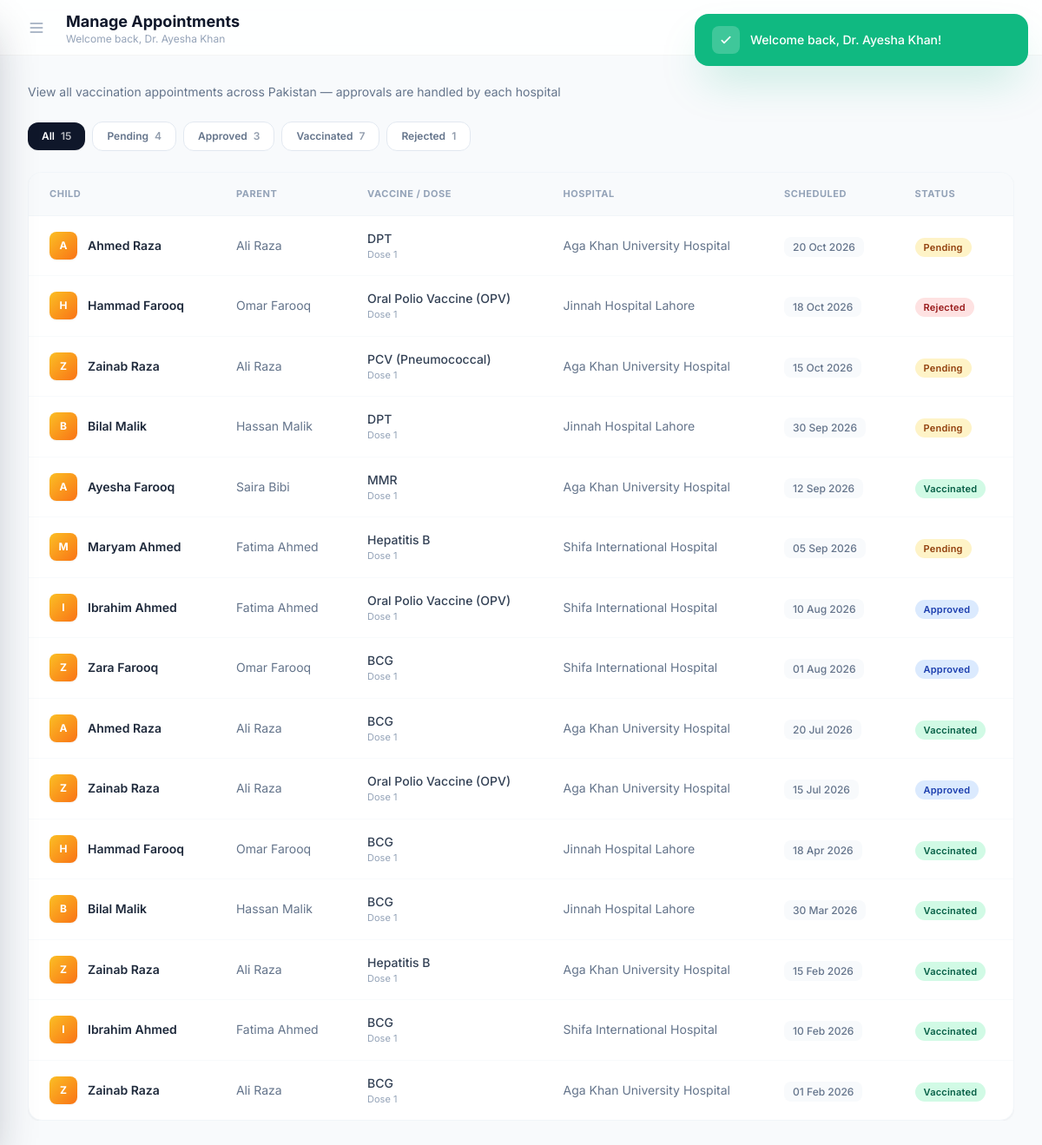
The app's page /admin/appointments (signed in) with its own data.
### tables this page shows
CREATE TABLE `appointments` (
  `appointment_id` int(10) unsigned NOT NULL AUTO_INCREMENT,
  `child_id` int(10) unsigned NOT NULL,
  `hospital_id` int(10) unsigned NOT NULL,
  `dose_id` int(10) unsigned NOT NULL,
  `scheduled_date` date NOT NULL,
  `status` enum('pending','approved','rejected','vaccinated','not_vaccinated','cancelled') DEFAULT 'pending',
  `admin_notes` varchar(500) DEFAULT NULL,
  `hospital_notes` varchar(500) DEFAULT NULL,
  `requested_at` timestamp NOT NULL DEFAULT current_timestamp(),
  `admin_decision_at` datetime DEFAULT NULL,
  `treated_at` datetime DEFAULT NULL,
  `cancelled_by` int(10) unsigned DEFAULT NULL,
  `cancelled_at` datetime DEFAULT NULL,
  `cancel_reason` varchar(255) DEFAULT NULL,
  `active_request_flag` tinyint(4) GENERATED ALWAYS AS (if(`status` in ('Pending','Approved'),1,NULL)) STORED,
  `created_at` timestamp NOT NULL DEFAULT current_timestamp(),
  `updated_at` timestamp NOT NULL DEFAULT current_timestamp() ON UPDATE current_timestamp(),
  PRIMARY KEY (`appointment_id`),
  UNIQUE KEY `uq_appt_active_request` (`child_id`,`dose_id`,`active_request_flag`),
  KEY `idx_appt_child` (`child_id`),
  KEY `idx_appt_hospital` (`hospital_id`),
  KEY `idx_appt_dose` (`dose_id`),
  KEY `idx_appt_status` (`status`),
  KEY `idx_appt_scheduled_date` (`scheduled_date`),
  KEY `idx_appt_hospital_status_date` (`hospital_id`,`status`,`scheduled_date`),
  KEY `idx_appt_status_date` (`status`,`scheduled_date`),
  KEY `idx_appt_cancelled_by` (`cancelled_by`),
  CONSTRAINT `fk_appt_cancelled_by` FOREIGN KEY (`cancelled_by`) REFERENCES `users` (`user_id`) ON DELETE SET NULL ON UPDATE CASCADE,
  CONSTRAINT `fk_appt_child` FOREIGN KEY (`child_id`) REFERENCES `children` (`child_id`) ON DELETE CASCADE ON UPDATE CASCADE,
  CONSTRAINT `fk_appt_dose` FOREIGN KEY (`dose_id`) REFERENCES `vaccine_doses` (`dose_id`) ON UPDATE CASCADE,
  CONSTRAINT `fk_appt_hospital` FOREIGN KEY (`hospital_id`) REFERENCES `hospitals` (`hospital_id`) ON UPDATE CASCADE
);

CREATE TABLE `children` (
  `child_id` int(10) unsigned NOT NULL AUTO_INCREMENT,
  `parent_user_id` int(10) unsigned NOT NULL,
  `first_name` varchar(80) NOT NULL,
  `last_name` varchar(80) NOT NULL,
  `date_of_birth` date NOT NULL,
  `gender` enum('Male','Female','Other') NOT NULL,
  `blood_group` enum('A+','A-','B+','B-','AB+','AB-','O+','O-','Unknown') NOT NULL DEFAULT 'Unknown',
  `birth_registration_number` varchar(60) DEFAULT NULL,
  `allergies` varchar(500) DEFAULT NULL,
  `medical_notes` text DEFAULT NULL,
  `is_active` tinyint(1) NOT NULL DEFAULT 1,
  `created_at` timestamp NOT NULL DEFAULT current_timestamp(),
  `updated_at` timestamp NOT NULL DEFAULT current_timestamp() ON UPDATE current_timestamp(),
  PRIMARY KEY (`child_id`),
  UNIQUE KEY `uq_children_birth_reg` (`birth_registration_number`),
  KEY `idx_children_parent` (`parent_user_id`),
  KEY `idx_children_dob` (`date_of_birth`),
  CONSTRAINT `fk_children_parent` FOREIGN KEY (`parent_user_id`) REFERENCES `users` (`user_id`) ON DELETE CASCADE ON UPDATE CASCADE
);

CREATE TABLE `users` (
  `user_id` int(10) unsigned NOT NULL AUTO_INCREMENT,
  `role_id` tinyint(3) unsigned NOT NULL,
  `full_name` varchar(120) NOT NULL,
  `email` varchar(190) NOT NULL,
  `phone` varchar(20) DEFAULT NULL,
  `password_hash` varchar(255) NOT NULL,
  `is_active` tinyint(1) NOT NULL DEFAULT 1,
  `email_verified_at` datetime DEFAULT NULL,
  `terms_accepted_at` datetime DEFAULT NULL,
  `last_login_at` datetime DEFAULT NULL,
  `created_at` timestamp NOT NULL DEFAULT current_timestamp(),
  `updated_at` timestamp NOT NULL DEFAULT current_timestamp() ON UPDATE current_timestamp(),
  PRIMARY KEY (`user_id`),
  UNIQUE KEY `uq_users_email` (`email`),
  KEY `idx_users_role` (`role_id`),
  CONSTRAINT `fk_users_role` FOREIGN KEY (`role_id`) REFERENCES `roles` (`role_id`) ON UPDATE CASCADE
);

CREATE TABLE `vaccines` (
  `vaccine_id` int(10) unsigned NOT NULL AUTO_INCREMENT,
  `name` varchar(120) NOT NULL,
  `targeted_disease` varchar(150) NOT NULL,
  `manufacturer` varchar(120) DEFAULT NULL,
  `description` text DEFAULT NULL,
  `is_required` tinyint(1) NOT NULL DEFAULT 1,
  `is_active` tinyint(1) NOT NULL DEFAULT 1,
  `created_at` timestamp NOT NULL DEFAULT current_timestamp(),
  `updated_at` timestamp NOT NULL DEFAULT current_timestamp() ON UPDATE current_timestamp(),
  PRIMARY KEY (`vaccine_id`),
  UNIQUE KEY `uq_vaccines_name` (`name`),
  KEY `idx_vaccines_active` (`is_active`)
);

CREATE TABLE `vaccine_doses` (
  `dose_id` int(10) unsigned NOT NULL AUTO_INCREMENT,
  `vaccine_id` int(10) unsigned NOT NULL,
  `dose_number` tinyint(3) unsigned NOT NULL,
  `min_age_months` decimal(5,2) NOT NULL,
  `max_age_months` decimal(5,2) NOT NULL,
  `interval_days_from_previous` smallint(5) unsigned DEFAULT NULL,
  `description` varchar(255) DEFAULT NULL,
  `created_at` timestamp NOT NULL DEFAULT current_timestamp(),
  PRIMARY KEY (`dose_id`),
  UNIQUE KEY `uq_vaccine_dose` (`vaccine_id`,`dose_number`),
  KEY `idx_doses_age` (`min_age_months`),
  CONSTRAINT `fk_doses_vaccine` FOREIGN KEY (`vaccine_id`) REFERENCES `vaccines` (`vaccine_id`) ON DELETE CASCADE ON UPDATE CASCADE
);

CREATE TABLE `hospitals` (
  `hospital_id` int(10) unsigned NOT NULL AUTO_INCREMENT,
  `name` varchar(150) NOT NULL,
  `registration_number` varchar(60) DEFAULT NULL,
  `email` varchar(190) DEFAULT NULL,
  `phone` varchar(20) NOT NULL,
  `address_line1` varchar(190) NOT NULL,
  `address_line2` varchar(190) DEFAULT NULL,
  `city` varchar(80) NOT NULL,
  `state` varchar(80) NOT NULL,
  `postal_code` varchar(15) DEFAULT NULL,
  `is_active` tinyint(1) NOT NULL DEFAULT 1,
  `created_by` int(10) unsigned DEFAULT NULL,
  `created_at` timestamp NOT NULL DEFAULT current_timestamp(),
  `updated_at` timestamp NOT NULL DEFAULT current_timestamp() ON UPDATE current_timestamp(),
  PRIMARY KEY (`hospital_id`),
  UNIQUE KEY `uq_hospitals_name` (`name`),
  KEY `idx_hospitals_city` (`city`),
  KEY `idx_hospitals_active` (`is_active`),
  KEY `idx_hospitals_created_by` (`created_by`),
  CONSTRAINT `fk_hospitals_created_by` FOREIGN KEY (`created_by`) REFERENCES `users` (`user_id`) ON DELETE SET NULL ON UPDATE CASCADE
);

### app/Views/admin/appointments.php (the view, shortened to what the rows shown need)
<div class="table-responsive">
<div class="bg-white rounded-2xl border border-slate-100 shadow-sm overflow-hidden fade-in" style="animation-delay:0.1s">
    <div class="overflow-x-auto">
        <table class="w-full text-left sticky-header">
            <thead>
                <tr class="border-b border-slate-100">
                    <th class="px-6 py-4 text-[11px] font-bold text-slate-400 uppercase tracking-wider">Child</th>
                    <th class="px-6 py-4 text-[11px] font-bold text-slate-400 uppercase tracking-wider hidden sm:table-cell">Parent</th>
                    <th class="px-6 py-4 text-[11px] font-bold text-slate-400 uppercase tracking-wider">Vaccine / Dose</th>
                    <th class="px-6 py-4 text-[11px] font-bold text-slate-400 uppercase tracking-wider hidden md:table-cell">Hospital</th>
                    <th class="px-6 py-4 text-[11px] font-bold text-slate-400 uppercase tracking-wider hidden sm:table-cell">Scheduled</th>
                    <th class="px-6 py-4 text-[11px] font-bold text-slate-400 uppercase tracking-wider">Status</th>
                </tr>
            </thead>
            <tbody class="divide-y divide-slate-50" id="aptTableBody">
                <?php if (empty($appointments)): ?>
                    <tr><td colspan="6" class="px-6 py-16 text-center text-slate-300">No appointments found</td></tr>
                <?php else: foreach ($appointments as $i => $apt): ?>
                    <tr class="hover:bg-slate-50/80 transition apt-row" data-status="<?php echo htmlspecialchars(strtolower($apt['status'] ?? '')); ?>" style="animation-delay:<?php echo $i*0.02; ?>s">
                        <td class="px-6 py-4">
                            <div class="flex items-center gap-3">
                                <div class="w-8 h-8 bg-gradient-to-br from-amber-400 to-orange-500 rounded-lg flex items-center justify-center text-white text-xs font-bold shadow-sm flex-shrink-0"><?php echo strtoupper(substr($apt['first_name'] ?? '', 0, 1)); ?></div>
                                <span class="font-semibold text-slate-800 text-sm"><?php echo htmlspecialchars(($apt['first_name'] ?? '') . ' ' . ($apt['last_name'] ?? '')); ?></span>
                            </div>
                        </td>
                        <td class="px-6 py-4 text-sm text-slate-500 hidden sm:table-cell"><?php echo htmlspecialchars($apt['parent_name'] ?? ''); ?></td>
                        <td class="px-6 py-4">
                            <p class="text-sm font-medium text-slate-700"><?php echo htmlspecialchars($apt['vaccine_name'] ?? ''); ?></p>
                            <p class="text-[11px] text-slate-400">Dose <?php echo $apt['dose_number'] ?? ''; ?></p>
                        </td>
                        <td class="px-6 py-4 text-sm text-slate-500 hidden md:table-cell"><?php echo htmlspecialchars($apt['hospital_name'] ?? ''); ?></td>
                        <td class="px-6 py-4 hidden sm:table-cell">
                            <span class="text-xs font-medium text-slate-500 bg-slate-50 px-2.5 py-1 rounded-lg"><?php echo $apt['scheduled_date'] ? date('d M Y', strtotime($apt['scheduled_date'])) : '—'; ?></span>
                        </td>
                        <td class="px-6 py-4">
                            <?php
                            $statusMap = [
                                'pending'       => 'badge-pending',
                                'approved'      => 'badge-approved',
                                'vaccinated'    => 'badge-vaccinated',
                                'rejected'      => 'badge-rejected',
                                'not_vaccinated' => 'badge-not-vaccinated',
                                'cancelled'     => 'badge-cancelled',
                            ];
                            $statusKey = strtolower($apt['status'] ?? '');
                            $badge = $statusMap[$statusKey] ?? 'badge-cancelled';
                            ?>
                            <span class="badge <?php echo $badge; ?>"><?php echo ucfirst(str_replace('_', ' ', $statusKey)); ?></span>
                        </td>
                    </tr>
                <?php endforeach; endif; ?>
            </tbody>
        </table>
    </div>
</div>
</div>

### records on screen
appointments: child.first_name "A", child.last_name "Ahmed Raza", users.full_name "Ali Raza", vaccines.name "DPT", dose.dose_number "1", hospital.name "Aga Khan University Hospital", scheduled_date "20 Oct 2026", status "Pending"
appointments: child.first_name "H", child.last_name "Hammad Farooq", users.full_name "Omar Farooq", vaccines.name "Oral Polio Vaccine (OPV)", dose.dose_number "1", hospital.name "Jinnah Hospital Lahore", scheduled_date "18 Oct 2026", status "Rejected"
appointments: child.first_name "Z", child.last_name "Zainab Raza", users.full_name "Ali Raza", vaccines.name "PCV (Pneumococcal)", dose.dose_number "1", hospital.name "Aga Khan University Hospital", scheduled_date "15 Oct 2026", status "Pending"
appointments: child.first_name "B", child.last_name "Bilal Malik", users.full_name "Hassan Malik", vaccines.name "DPT", dose.dose_number "1", hospital.name "Jinnah Hospital Lahore", scheduled_date "30 Sep 2026", status "Pending"
appointments: child.first_name "A", child.last_name "Ayesha Farooq", users.full_name "Saira Bibi", vaccines.name "MMR", dose.dose_number "1", hospital.name "Aga Khan University Hospital", scheduled_date "12 Sep 2026", status "Vaccinated"
appointments: child.first_name "M", child.last_name "Maryam Ahmed", users.full_name "Fatima Ahmed", vaccines.name "Hepatitis B", dose.dose_number "1", hospital.name "Shifa International Hospital", scheduled_date "05 Sep 2026", status "Pending"
appointments: child.first_name "I", child.last_name "Ibrahim Ahmed", users.full_name "Fatima Ahmed", vaccines.name "Oral Polio Vaccine (OPV)", dose.dose_number "1", hospital.name "Shifa International Hospital", scheduled_date "10 Aug 2026", status "Approved"
appointments: child.first_name "Z", child.last_name "Zara Farooq", users.full_name "Omar Farooq", vaccines.name "BCG", dose.dose_number "1", hospital.name "Shifa International Hospital", scheduled_date "01 Aug 2026", status "Approved"
appointments: child.first_name "A", child.last_name "Ahmed Raza", users.full_name "Ali Raza", vaccines.name "BCG", dose.dose_number "1", hospital.name "Aga Khan University Hospital", scheduled_date "20 Jul 2026", status "Vaccinated"
appointments: child.first_name "Z", child.last_name "Zainab Raza", users.full_name "Ali Raza", vaccines.name "Oral Polio Vaccine (OPV)", dose.dose_number "1", hospital.name "Aga Khan University Hospital", scheduled_date "15 Jul 2026", status "Approved"
appointments: child.first_name "H", child.last_name "Hammad Farooq", users.full_name "Omar Farooq", vaccines.name "BCG", dose.dose_number "1", hospital.name "Jinnah Hospital Lahore", scheduled_date "18 Apr 2026", status "Vaccinated"
appointments: child.first_name "B", child.last_name "Bilal Malik", users.full_name "Hassan Malik", vaccines.name "BCG", dose.dose_number "1", hospital.name "Jinnah Hospital Lahore", scheduled_date "30 Mar 2026", status "Vaccinated"
appointments: child.first_name "Z", child.last_name "Zainab Raza", users.full_name "Ali Raza", vaccines.name "Hepatitis B", dose.dose_number "1", hospital.name "Aga Khan University Hospital", scheduled_date "15 Feb 2026", status "Vaccinated"
appointments: child.first_name "I", child.last_name "Ibrahim Ahmed", users.full_name "Fatima Ahmed", vaccines.name "BCG", dose.dose_number "1", hospital.name "Shifa International Hospital", scheduled_date "10 Feb 2026", status "Vaccinated"
appointments: child.first_name "Z", child.last_name "Zainab Raza", users.full_name "Ali Raza", vaccines.name "BCG", dose.dose_number "1", hospital.name "Aga Khan University Hospital", scheduled_date "01 Feb 2026", status "Vaccinated"

### other values on screen
$_SESSION['success'] "Welcome back, Dr. Ayesha Khan!"
$pageTitle "Manage Appointments"
$_SESSION['user_name'] "Dr. Ayesha Khan"
$totalAppointments "15"
$pendingCount "4"
$approvedCount "3"
$vaccinatedCount "7"
$rejectedCount "1"
